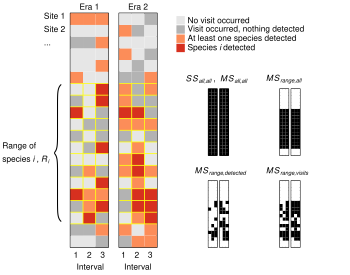

The R source for this figure:
rm(list=ls())
source('soroye_reanalysis/src/initialize.R')
library(RColorBrewer)

library(pBrackets)

set.seed(6)

make.fig <- function(file.name) {

  g <- function() {

    layout(matrix(c(1,0,2,0,3,4,4,4,4,4,4,4,
                    1,0,2,0,3,0,0,0,0,0,0,0,
                    1,0,2,0,3,0,5,6,0,7,8,0,
                    1,0,2,0,3,0,0,0,0,0,0,0,
                    1,0,2,0,3,0,9,10,0,11,12,0),
                  5, 12, byrow=TRUE),
           heights=c(1,0.4,1.5,0.2,1.5),
           widths=c(0.1,0,0.25,0.05,0.25,0.3,0.07,0.07,0.3,0.07,0.07,0.3))
    par(oma=c(2,4,0,0), mar=c(0.1, 0.1, 1, 0.1),
        mgp=c(2,0.2,0), tcl=0, cex.axis=0.7, cex.main=0.7)
    cols <- c(gray(0.9), gray(0.7), brewer.pal(9, 'OrRd')[c(5,7)])

    visits <- 1:3
    n.visits <- length(visits)
    n.sites <- 20
    site.mat <- matrix(1,nrow=n.visits,ncol=n.sites)

    ## focal species range
    y.range <- 3:14
    n.sites.focal <- n.visits * length(y.range)

    make.panel <- function(yy) {
      ## detections of focal species
      focal.detections <- rbinom(n.sites.focal,size=1,prob=0.15)
      ## site visits
      visited <- rbinom(length(site.mat),size=1,prob=0.5)
      ## other species detected
      other.species <- rbinom(length(site.mat),size=1,prob=0.3)

      ## site.mat[visits,y.range] <- 2
      site.mat[visited==1] <- 2
      site.mat[other.species==1] <- 3
      site.mat[visits,y.range][focal.detections==1] <- 4
      ## site.mat[visits,y.site] <- rbinom(n.sites.focal,size=1,prob=0.2)+2

      image(site.mat, col=cols,
            xaxt='n', yaxt='n',
            font.main=1, main=sprintf('Era %d', yy))

      ## add black grid lines
      grid.x <- 1:(n.visits-1)/(n.visits-1) - 1/(2*(n.visits-1))

      grid.y <- c(min(y.range)-1,y.range)/(n.sites-1) - 1/(2*(n.sites-1))
      sapply(grid.x, function(x)
        lines(x=c(x,x),
              y=range(grid.y),
              col='yellow', lwd=0.75))
                                                      
      ## abline(v=grid.x, col=grey(0), lwd=0.75)
      abline(h=grid.y, col='yellow', lwd=0.75)
      site.mat
    }
    
    plot(NA, xlim=c(-0.005,0.005), ylim=c(0,1),
         xlab='', ylab='', xaxt='n', yaxt='n', bty='n')
    brackets(0, 0.08, 0, 0.71, lwd=1)
    site.mat.1 <- make.panel(yy=1)
    site.mat.2 <- make.panel(yy=2)

    plot(NA, xlim=c(0,1), ylim=c(0,1),
         xlab='', ylab='', xaxt='n', yaxt='n', bty='n')
    legend(x=0.04, y=1.1,
           legend=c('No visit occurred',
                    'Visit occurred, nothing detected',
                    'At least one species detected',
                    expression('Species'~italic(i)~'detected')),
           pch=rep(15, 4),
           col=cols,
           cex=0.7,
           pt.cex=1.7,
           bty='n')


    ## SS_all,all
    image(site.mat.1>0, xaxt='n', yaxt='n', col=c('black'))
    image(site.mat.1>0, xaxt='n', yaxt='n', col=c('black'))
    ## MS_range,all
    site.mat.r <- site.mat.1*0
    site.mat.r[,y.range] <- 1
    image(site.mat.r, xaxt='n', yaxt='n', col=c('white','black'))
    image(site.mat.r, xaxt='n', yaxt='n', col=c('white','black'))
    ## MS_range,detected
    site.mat.r.1 <- (site.mat.1==3 | site.mat.1==4)*site.mat.r
    site.mat.r.2 <- (site.mat.2==3 | site.mat.2==4)*site.mat.r
    image(site.mat.r.1, xaxt='n', yaxt='n', col=c('white','black'))
    image(site.mat.r.2, xaxt='n', yaxt='n', col=c('white','black'))
    ## MS_range,visits
    site.mat.v.1 <- (site.mat.1==2 |
                     site.mat.1==3 |
                     site.mat.1==4)*site.mat.r
    site.mat.v.2 <- (site.mat.2==2 |
                     site.mat.2==3 |
                     site.mat.2==4)*site.mat.r
    image(site.mat.v.1, xaxt='n', yaxt='n', col=c('white','black'))
    image(site.mat.v.2, xaxt='n', yaxt='n', col=c('white','black'))

    

    mtext(expression('Range of'),
          side=1, line=-8.25, at=-0.17, cex=0.5, adj=0, outer=TRUE)
    mtext(expression('species'~italic(i)~','~italic(R[i])),
          side=1, line=-7.25, at=-0.17, cex=0.5, adj=0, outer=TRUE)

    mtext(expression('Site 1'),
          side=1, line=-18.2, at=-0.03, cex=0.5, adj=0, outer=TRUE)
    mtext(expression('Site 2'),
          side=1, line=-17.2, at=-0.03, cex=0.5, adj=0, outer=TRUE)
    mtext(expression('...'),
          side=1, line=-16.2, at=-0.03, cex=0.5, adj=0, outer=TRUE)

    v1 <- 0.07
    v3 <- 0.16
    v2 <- v1+(v3-v1)/2
    mtext(expression('1'),
          side=1, line=-0.1, at=v1, cex=0.5, adj=0, outer=TRUE)
    mtext(expression('2'),
          side=1, line=-0.1, at=v2, cex=0.5, adj=0, outer=TRUE)
    mtext(expression('3'),
          side=1, line=-0.1, at=v3, cex=0.5, adj=0, outer=TRUE)
    mtext(expression('Interval'),
          side=1, line=0.8, at=0.08, cex=0.5, adj=0, outer=TRUE)

    shift <- 0.16
    mtext(expression('1'),
          side=1, line=-0.1, at=v1+shift, cex=0.5, adj=0, outer=TRUE)
    mtext(expression('2'),
          side=1, line=-0.1, at=v2+shift, cex=0.5, adj=0, outer=TRUE)
    mtext(expression('3'),
          side=1, line=-0.1, at=v3+shift, cex=0.5, adj=0, outer=TRUE)
    mtext(expression('Interval'),
          side=1, line=0.8, at=0.08+shift, cex=0.5, adj=0, outer=TRUE)

    mtext(expression(~italic(SS['all,all'])~', '~italic(MS['all,all'])),
          side=1, line=-13.3, at=0.44, cex=0.5, adj=0, outer=TRUE)
    mtext(expression(~italic(MS['range,all'])),
          side=1, line=-13.3, at=0.71, cex=0.5, adj=0, outer=TRUE)
    mtext(expression(~italic(MS['range,detected'])),
          side=1, line=-6.3, at=0.47, cex=0.5, adj=0, outer=TRUE)
    mtext(expression(~italic(MS['range,visits'])),
          side=1, line=-6.3, at=0.71, cex=0.5, adj=0, outer=TRUE)
    
  }
  
  pdf.f(g, file.name, height=2.75, width=3.5)
}

make.fig('soroye_reanalysis/figures/model_v3.pdf')
